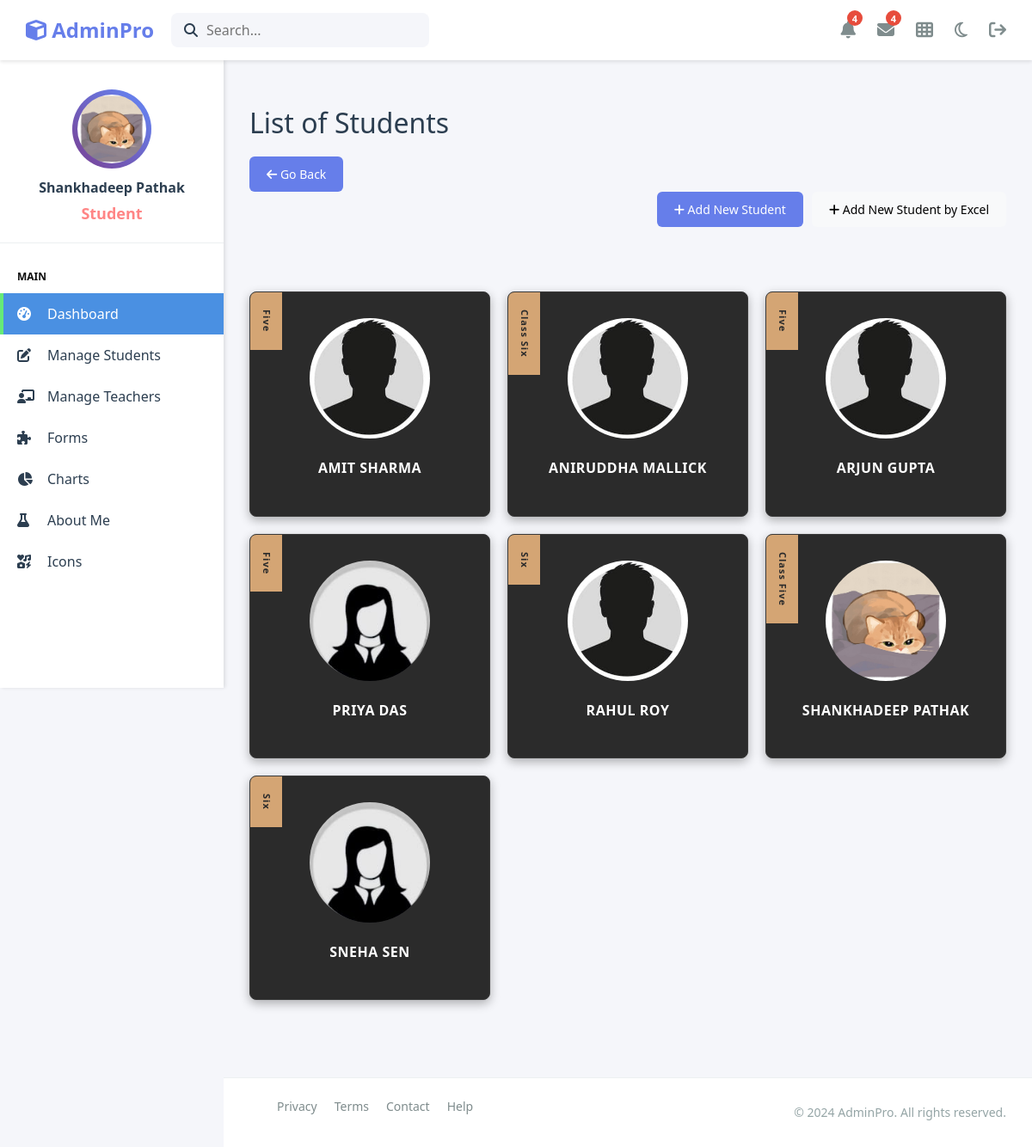
The app's page /Admin-Dashboard/pages/students_page.php (signed in) with its own data.
### tables this page shows
CREATE TABLE `student_tbl` (
  `s_id` int(200) NOT NULL,
  `s_name` varchar(200) NOT NULL,
  `s_gender` varchar(20) NOT NULL,
  `s_dob` date NOT NULL,
  `s_g_name` varchar(200) NOT NULL,
  `s_g_type` varchar(20) NOT NULL,
  `c_id` int(20) NOT NULL,
  `s_class` varchar(20) NOT NULL,
  `s_roll` varchar(20) NOT NULL,
  `s_section` varchar(25) NOT NULL,
  `s_address` varchar(200) NOT NULL,
  `s_img` varchar(250) NOT NULL,
  `s_phone` varchar(20) NOT NULL,
  `s_institute` varchar(200) NOT NULL,
  `s_registration` varchar(200) NOT NULL,
  `username` varchar(200) NOT NULL,
  `password` varchar(200) NOT NULL,
  `s_status` varchar(20) DEFAULT NULL,
  `created_at` timestamp NOT NULL DEFAULT current_timestamp(),
  `updated_at` timestamp NOT NULL DEFAULT current_timestamp() ON UPDATE current_timestamp()
);

### Admin-Dashboard/pages/students_page.php (the view, shortened to what this page needs)
<?php
include('../Include/header.php');
$class = $_GET['class'] ?? null;
include('../Include/sidebar.php');
?>
<main class="main-content profile-page">
    <div class="page-header">
        <h2>List of Students</h2>
    </div>
    <div class="add_btn">
        <a href="../pages/classes_page.php" class="btn btn-primary">
            <i class="fas fa-arrow-left"></i> Go Back
        </a>
    </div>
<div class="button-container">
    <div class="add_btn">
        <a href="../add_pages/add_student_page.php" class="btn btn-primary float-end">
            <i class="fas fa-plus"></i> Add New Student
        </a>
    </div>
    <div class="add_btn">
       <button type="button" class="btn btn-light" data-bs-toggle="modal" data-bs-target="#addStudentModal">
           <i class="fas fa-plus"></i> Add New Student by Excel
       </button>
    </div>
    </div>
    <div class="profile-section">
        <?php
        try {
            if ($class !== null) {
                $SELECT = "SELECT * FROM student_tbl WHERE c_id = :class ORDER BY s_name ASC";
                $stmt = $pdo->prepare($SELECT);
                $stmt->bindParam(':class', $class);
            } else {
                $SELECT = "SELECT * FROM student_tbl ORDER BY s_name ASC";
                $stmt = $pdo->prepare($SELECT);
            }
            $stmt->execute();
            if ($stmt->rowCount() > 0) {
                while ($row = $stmt->fetch(PDO::FETCH_ASSOC)) {
        ?>
                    <div class="teacher-card">
                        <div class="teacher-card-image">
                            <div class="staff-badge">
                                <?php echo htmlspecialchars($row['s_class'] ?? 'Unknown', ENT_QUOTES, 'UTF-8'); ?>
                            </div>
                            <?php
                            $student_img    = htmlspecialchars($row['s_img']    ?? '', ENT_QUOTES, 'UTF-8');
                            $student_gender = htmlspecialchars($row['s_gender'] ?? '', ENT_QUOTES, 'UTF-8');
                            if (!empty($row['s_img'])) {
                            ?>
                                <img src="../assets/image/<?php echo $student_img; ?>"
                                     alt="Student Image"
                                     class="teacher-profile-img"
                                     onerror="this.src='../assets/image/default.jpg'">
                            <?php
                            } elseif ($student_gender === 'Male') {
                            ?>
                                <img src="../assets/image/male_default.jpeg"
                                     alt="Student Image"
                                     class="teacher-profile-img">
                            <?php
                            } elseif ($student_gender === 'Female') {
                            ?>
                                <img src="../assets/image/female_default.jpeg"
                                     alt="Student Image"
                                     class="teacher-profile-img">
                            <?php
                            } else {
                            ?>
                                <img src="../assets/image/default.jpg"
                                     alt="Student Image"
                                     class="teacher-profile-img">
                            <?php
                            }
                            ?>
                            <h3 class="teacher-name">
                                <?php echo htmlspecialchars($row['s_name'] ?? 'Unknown', ENT_QUOTES, 'UTF-8'); ?>
                            </h3>
                        </div>
                    </div>
        <?php
                }
            } else {
        ?>
                <p class="no-data-message">No students found in the database.</p>
        <?php
            }
        } catch (PDOException $e) {
            error_log("Database error in students_page.php: " . $e->getMessage());
        ?>
            <div class="alert alert-danger">
                <p>An error occurred while fetching student data. Please try again later.</p>
            </div>
        <?php
        }
        ?>
    </div>
</main>
<?php include('../Include/footer.php'); ?>

### Admin-Dashboard/Include/header.php (shortened to what this page needs)
<!DOCTYPE html>
<html lang="en">
<head>
    <link rel="stylesheet" href="https://cdnjs.cloudflare.com/ajax/libs/font-awesome/6.4.0/css/all.min.css">
    <link href="https://cdn.jsdelivr.net/npm/bootstrap@5.3.0/dist/css/bootstrap.min.css" rel="stylesheet">
    <link rel="stylesheet" href="../assets/css/style.css">
    <link rel="stylesheet" href="../assets/css/form.css">
    <link href="https://cdn.jsdelivr.net/npm/summernote@0.8.18/dist/summernote-lite.min.css" rel="stylesheet">
</head>
<body>
    <header class="header">
        <div class="header-left">
            <a href="../assets/index.php" class="home-logo">
            <div class="logo">
                <i class="fas fa-cube"></i> AdminPro
            </div>
            </a>
            <div class="search-box">
                <i class="fas fa-search"></i>
                <input type="text" placeholder="Search...">
            </div>
        </div>
        <div class="header-right">
            <div class="header-icon">
                <i class="fas fa-bell"></i>
                <span class="badge">4</span>
            </div>
            <div class="header-icon">
                <i class="fas fa-envelope"></i>
                <span class="badge">4</span>
            </div>
<div class="header-icon custom-dropdown">
    <i class="fas fa-th" id="menuButton"></i>
</div>
            <div class="header-icon">
                <a class="theme-toggle">
                    <i class="fa-regular fa-moon"></i>
                    <i class="fa-solid fa-sun"></i></a>
                </div>
                <a href="../../Landing_Page/home.php">
                <div class="header-icon">
                    <i class="fa-solid fa-arrow-right-from-bracket"></i>
                </div></a>
        </div>
    </header>

### Admin-Dashboard/Include/sidebar.php (shortened to what this page needs)
<?php
$user= $_SESSION['u_name'] ?? $_SESSION['s_name'] ?? $_SESSION['t_name'] ?? 'Guest';
$userimage=$_SESSION['u_img']?? $_SESSION['s_img'] ?? $_SESSION['t_img'] ?? '../assets/image/default.jpg';
$role=$_SESSION['type'];
$current_page = basename($_SERVER['PHP_SELF']);
echo $role;
?>
  <aside class="sidebar">
        <div class="user-profile">
            <div class="avatar-wrapper">
               <?php
               if($userimage!="" && $userimage!=NULL){
                ?>
                <img src="../assets/image/<?php echo $userimage; ?>" alt="User" class="user-avatar"></div>
                <?php
                }
                ?>
            <div class="user-name"><?php echo $user; ?></div>
            <div class="user-designation"><?php echo htmlspecialchars($role ?? 'User'); ?></div>
        </div>
        <ul class="nav-menu">
            <li class="nav-category">Main</li>
            <a href="../assets/index.php" class="home-logo">
            <li class="nav-item <?php echo ($current_page == 'index.php') ? 'active' : ''; ?>">
                <i class="fas fa-tachometer-alt"></i>
                <span>Dashboard</span>
            </li></a>
              <a href="
../pages/classes_page.php" class="home-logo">
            <li class="nav-item <?php echo ($current_page == 'classes_page.php') ? 'active' : ''; ?>">
                <i class="fas fa-edit"></i>
                <span>Manage Students</span>
            </li></a>
            <a href="
../pages/subjects_page.php" class="home-logo">
            <li class="nav-item <?php echo ($current_page == 'subjects_page.php') ? 'active' : ''; ?>">
                <i class="fas fa-chalkboard-teacher"></i>
                <span>Manage Teachers</span>
            </li></a>
              <a href="
../posts/add_article.php" class="home-logo">
            <li class="nav-item" <?php echo ($current_page == 'add_article.php') ? 'active' : ''; ?>">
                <i class="fas fa-puzzle-piece"></i>
                <span>Forms</span>
            </li></a>
            <li class="nav-item">
                <i class="fas fa-chart-pie"></i>
                <span>Charts</span>
            </li>
              <a href="../profile_pages/user_profile.php" class="home-logo">
             <li class="nav-item <?php echo ($current_page == 'user_profile.php') ? 'active' : ''; ?>">
                <i class="fas fa-flask"></i>
                <span>About Me</span>
            </li></a>
            <li class="nav-item">
                <i class="fas fa-icons"></i>
                <span>Icons</span>
            </li>
        </ul>
    </aside>

### Admin-Dashboard/Include/footer.php (shortened to what this page needs)
    <footer class="footer">
        <ul class="footer-links">
            <li><a href="#">Privacy</a></li>
            <li><a href="#">Terms</a></li>
            <li><a href="#">Contact</a></li>
            <li><a href="#">Help</a></li>
        </ul>
        <div class="footer-copy">&copy; 2024 AdminPro. All rights reserved.</div>
    </footer>
</body>
</html>

### records on screen
student_tbl: s_class "Five", s_name "AMIT SHARMA"
student_tbl: s_class "Class Six", s_img (placeholder picture), s_name "ANIRUDDHA MALLICK"
student_tbl: s_class "Five", s_name "ARJUN GUPTA"
student_tbl: s_class "Five", s_name "PRIYA DAS"
student_tbl: s_class "Six", s_name "RAHUL ROY"
student_tbl: s_class "Class Five", s_img (picture), s_name "SHANKHADEEP PATHAK"
student_tbl: s_class "Six", s_name "SNEHA SEN"

### other values on screen
$role "Student"
$user "Shankhadeep Pathak"
